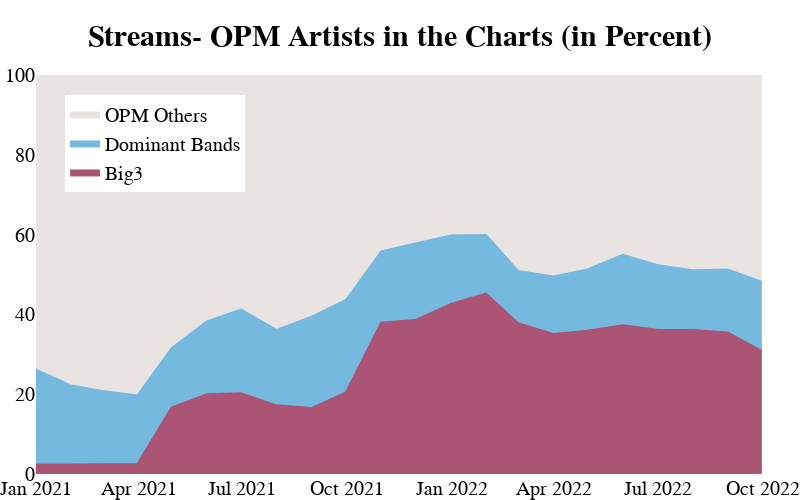

The notebook cell this image was saved under:
### Code cell
fig = make_subplots(rows=1, cols=1,
                    #vertical_spacing = 0.04,
subplot_titles=("", ""))

color1=g.maroon
color2=g.light_blue
color3=g.grey


fig.add_trace(
    go.Scatter(x=data3.date, y=data3.streams_normalized.tolist(), name="Big3", 
            line_color=color1, 
            #legendgroup=2,
            fill='tozeroy',fillcolor=color1,
            stackgroup=1
            ),
            row=1, col=1)



fig.add_trace(
    go.Scatter(x=data2.date, y=data2.streams_normalized.tolist(), name="Dominant Bands", 
            line_color=color2, 
            #legendgroup=2,
            fill='tonexty',fillcolor=color2,
            stackgroup=1
            ),
            row=1, col=1)


fig.add_trace(
    go.Scatter(x=data1.date, y=data1.streams_normalized.tolist(), name="OPM Others", 
            line_color=color3, 
            #legendgroup=2,
            fill='tonexty',fillcolor=color3,
            stackgroup=1,
            opacity=1,
            ),
            row=1, col=1)



fig.update_yaxes(range=[0, 100], row=1, col=1)
fig.update_xaxes(range=["2021-01-01", "2022-10-01"], row=1, col=1)
cf.update_layout(fig,"Streams- OPM Artists in the Charts (in Percent)",500,800,bgcolor="white",font_color="black",font_size=20,show_ygrid=False,title_font_size=30,title_y=0.95)
cf.update_layout_margin(fig,0,0,0,75)
cf.update_layout_legend(fig,0.04,0.95)

fig.show()
